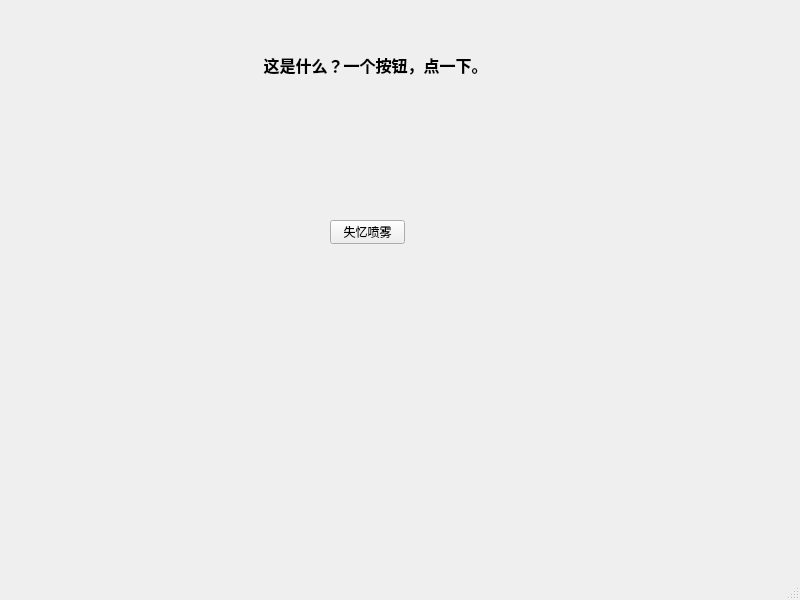
<?xml version="1.0" encoding="UTF-8"?>
<ui version="4.0">
 <class>MainWindow</class>
 <widget class="QMainWindow" name="MainWindow">
  <property name="enabled">
   <bool>true</bool>
  </property>
  <property name="geometry">
   <rect>
    <x>0</x>
    <y>0</y>
    <width>800</width>
    <height>600</height>
   </rect>
  </property>
  <property name="windowTitle">
   <string>MainWindow</string>
  </property>
  <widget class="QWidget" name="centralwidget">
   <widget class="QPushButton" name="pButton_demo_01">
    <property name="geometry">
     <rect>
      <x>330</x>
      <y>220</y>
      <width>75</width>
      <height>24</height>
     </rect>
    </property>
    <property name="text">
     <string>失忆喷雾</string>
    </property>
    <property name="autoDefault">
     <bool>false</bool>
    </property>
   </widget>
   <widget class="QLabel" name="l_demo_01">
    <property name="enabled">
     <bool>true</bool>
    </property>
    <property name="geometry">
     <rect>
      <x>200</x>
      <y>20</y>
      <width>351</width>
      <height>91</height>
     </rect>
    </property>
    <property name="font">
     <font>
      <pointsize>12</pointsize>
     </font>
    </property>
    <property name="text">
     <string>&lt;html&gt;&lt;head/&gt;&lt;body&gt;&lt;p align=&quot;center&quot;&gt;&lt;span style=&quot; font-weight:700;&quot;&gt;这是什么？一个按钮，点一下。&lt;/span&gt;&lt;/p&gt;&lt;/body&gt;&lt;/html&gt;</string>
    </property>
   </widget>
  </widget>
  <widget class="QMenuBar" name="menubar">
   <property name="geometry">
    <rect>
     <x>0</x>
     <y>0</y>
     <width>800</width>
     <height>22</height>
    </rect>
   </property>
  </widget>
  <widget class="QStatusBar" name="statusbar"/>
 </widget>
 <resources/>
 <connections/>
</ui>
